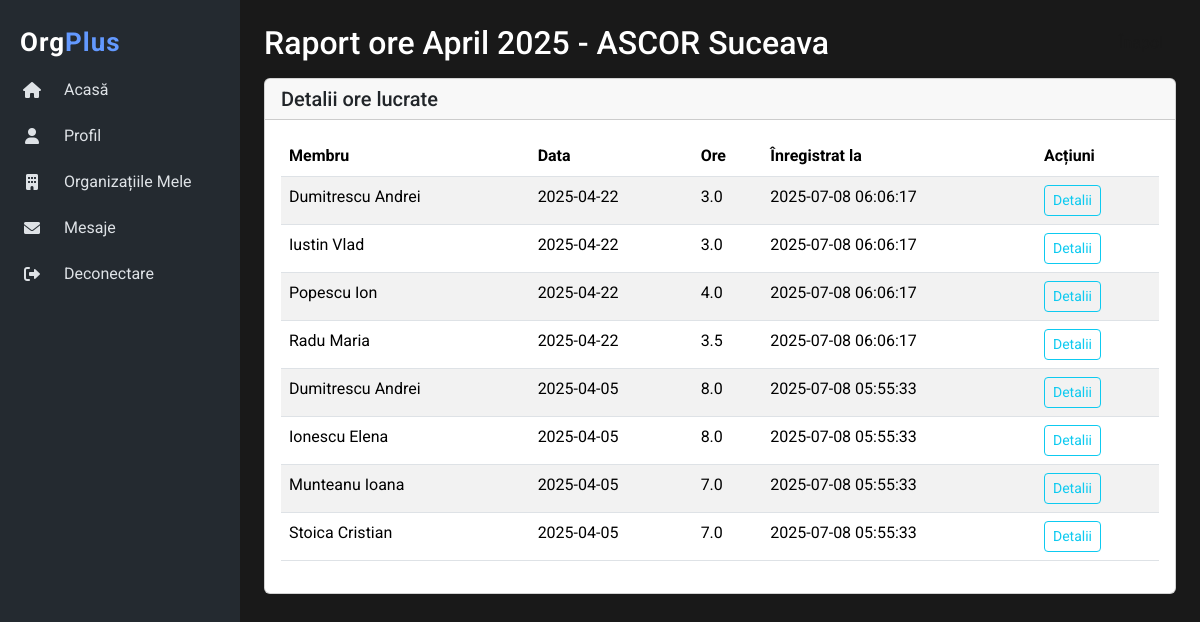
Screenshot of /monthly_hours_report.php?org_id=7&year=2025&month=4 (signed in) with the database file from the repository.
### tables this page shows
CREATE TABLE `organizations` (
  `id` int(11) NOT NULL,
  `name` varchar(255) NOT NULL,
  `description` varchar(255) NOT NULL,
  `email` varchar(255) NOT NULL,
  `phone` varchar(20) NOT NULL,
  `address` varchar(255) NOT NULL,
  `website` varchar(255) NOT NULL,
  `owner_id` int(11) NOT NULL,
  `created_at` timestamp NOT NULL DEFAULT current_timestamp(),
  `updated_at` timestamp NOT NULL DEFAULT current_timestamp() ON UPDATE current_timestamp(),
  `status` enum('active','inactive','','') NOT NULL DEFAULT 'active'
);

CREATE TABLE `worked_hours` (
  `id` int(11) NOT NULL,
  `user_id` int(11) NOT NULL,
  `org_id` int(11) NOT NULL,
  `hours` decimal(5,2) NOT NULL,
  `work_date` date NOT NULL,
  `description` varchar(255) DEFAULT NULL,
  `recorded_at` timestamp NOT NULL DEFAULT current_timestamp(),
  `recorded_by` int(11) NOT NULL
);

CREATE TABLE `users` (
  `id` int(11) NOT NULL,
  `email` varchar(255) NOT NULL,
  `password` varchar(255) NOT NULL,
  `hash_salt` varchar(64) DEFAULT NULL,
  `name` varchar(255) NOT NULL,
  `prenume` varchar(255) NOT NULL,
  `created_at` timestamp NOT NULL DEFAULT current_timestamp(),
  `updated_at` timestamp NOT NULL DEFAULT current_timestamp() ON UPDATE current_timestamp(),
  `last_login` timestamp NULL DEFAULT NULL
);

### src/config.php (called while the page is built, shortened)
<?php
require_once __DIR__ . '/Model/Organization.php';
require_once __DIR__ . '/Repository/OrganizationRepository.php';
require_once __DIR__ . '/Repository/WorkedHoursRepository.php';
require_once __DIR__ . '/Service/WorkedHoursService.php';
require_once __DIR__ . '/../utils/app_helpers.php';
try {
    $pdo = Database::getConnection();
} catch (PDOException $e) {
    die('Eroare la conectarea la baza de date: ' . $e->getMessage());
}
$container = [];
$container['UserRepository'] = new UserRepository($pdo);
$container['OrganizationRepository'] = new OrganizationRepository($pdo);
$container['RoleRepository'] = new RoleRepository($pdo);
$container['RequestRepository'] = new RequestRepository($pdo);
$container['EventRepository'] = new EventRepository($pdo);
$container['EventRoleRepository'] = new EventRoleRepository($pdo);
$container['WorkedHoursRepository'] = new WorkedHoursRepository($pdo);
$container['AuthService'] = new AuthService($container['UserRepository']);
$container['UserService'] = new UserService($container['UserRepository']);
$container['OrganizationService'] = new OrganizationService(
    $container['OrganizationRepository'],
    $container['UserRepository'],
    $container['RoleRepository'],
    $container['RequestRepository']
);
$container['RequestService'] = new RequestService(
    $container['RequestRepository'],
    $container['UserRepository'],
    $container['OrganizationRepository'],
    $container['RoleRepository']
);
$container['EventService'] = new EventService(
    $container['EventRepository'],
    $container['EventRoleRepository'],
    $container['UserRepository'],
    $container['RoleRepository'],
    $container['RequestRepository'],
    $container['OrganizationService']
);
$container['WorkedHoursService'] = new WorkedHoursService(
    $container['WorkedHoursRepository'],
    $container['OrganizationRepository'],
    $container['RoleRepository']
);

### utils/app_helpers.php (called while the page is built, shortened)
<?php
function getService(string $serviceName)
{
    global $container;
    return $container[$serviceName];
}

### src/Repository/OrganizationRepository.php (called while the page is built, shortened)
<?php
class OrganizationRepository
{
    private PDO $pdo;
    public function __construct(PDO $pdo)
    {
        $this->pdo = $pdo;
    }
    public function findById(int $id): ?Organization
    {
        $sql = 'SELECT id, name, description, owner_id, created_at, website FROM organizations WHERE id = :id';
        $stmt = $this->pdo->prepare($sql);
        $stmt->bindValue(':id', $id, PDO::PARAM_INT);
        $stmt->execute();
        $data = $stmt->fetch(PDO::FETCH_ASSOC);
        if ($data) {
            return new Organization(
                (int) $data['id'],
                $data['name'],
                $data['description'],
                $data['website'],
                $data['created_at'],
                (int) $data['owner_id']
            );
        }
        return null;
    }
}

### src/Model/Organization.php (called while the page is built, shortened)
<?php
class Organization
{
    public function __construct(
        int $id,
        string $name,
        string $description,
        ?string $website,
        ?string $createdAt = null,
        int $ownerId = 0
    ) {
        $this->name = $name;
    }
}

### src/Repository/WorkedHoursRepository.php (called while the page is built, shortened)
<?php
class WorkedHoursRepository
{
    private PDO $pdo;
    public function __construct(PDO $pdo)
    {
        $this->pdo = $pdo;
    }
    public function getPdo(): PDO
    {
        return $this->pdo;
    }
}

### public/monthly_hours_report.php (the view, shortened to what this page needs)
<?php
require_once __DIR__ . '/../src/config.php';
$org_id = isset($_GET['org_id']) ? intval($_GET['org_id']) : ensure_existing_org();
$year = isset($_GET['year']) ? intval($_GET['year']) : date('Y');
$month = isset($_GET['month']) ? intval($_GET['month']) : date('m');
$organizationRepository = getService('OrganizationRepository');
$organization = $organizationRepository->findById($org_id);
$org_name = $organization ? $organization->name : 'Organizație necunoscută';
$workedHoursRepository = getService('WorkedHoursRepository');
$sql = "SELECT
            u.id AS user_id,
            u.name,
            u.prenume,
            wh.hours,
            wh.work_date,
            wh.description,
            wh.recorded_at
        FROM worked_hours wh
        JOIN users u ON wh.user_id = u.id
        WHERE wh.org_id = :org_id AND YEAR(wh.work_date) = :year AND MONTH(wh.work_date) = :month
        ORDER BY wh.work_date DESC, u.name, u.prenume";
$stmt = $workedHoursRepository->getPdo()->prepare($sql);
$stmt->execute([
    'org_id' => $org_id,
    'year' => $year,
    'month' => $month,
]);
$report = $stmt->fetchAll(PDO::FETCH_ASSOC);
$month_name = date('F Y', mktime(0, 0, 0, $month, 1, $year));
?>
<!DOCTYPE html>
<html lang="ro">
<head>
</head>
<body>
<div class="d-flex">
    <?php
    include_once __DIR__ . '/../includes/sidebar.php';
    ?>
    <div class="my-content p-4">
        <div class="d-flex justify-content-between align-items-center mb-3">
            <h2 class="mb-0">Raport ore <?php echo htmlspecialchars($month_name); ?> - <?php echo htmlspecialchars(
     $org_name
 ); ?></h2>
            <a href="worked_hours_report.php?org_id=<?php echo $org_id; ?>" class="btn btn-secondary">Înapoi</a>
        </div>
        <div class="card">
            <div class="card-header">
                <h5 class="mb-0">Detalii ore lucrate</h5>
            </div>
            <div class="card-body">
                <table class="table table-striped">
                    <thead>
                        <tr>
                            <th>Membru</th>
                            <th>Data</th>
                            <th>Ore</th>
                            <th>Înregistrat la</th>
                            <th>Acțiuni</th>
                        </tr>
                    </thead>
                    <tbody>
                        <?php foreach ($report as $row): ?>
        <tr>
            <td>
                <span class="member-name"><?php echo htmlspecialchars($row['name'] . ' ' . $row['prenume']); ?></span>
            </td>
            <td><?php echo htmlspecialchars($row['work_date']); ?></td>
            <td><?php echo number_format($row['hours'], 1); ?></td>
            <td><?php echo htmlspecialchars($row['recorded_at'] ?? '-'); ?></td>
            <td>
                <a href="member_hours.php?user_id=<?php echo $row[
                    'user_id'
                ]; ?>&org_id=<?php echo $org_id; ?>&year=<?php echo $year; ?>&month=<?php echo $month; ?>"
                   class="btn btn-sm btn-outline-info">Detalii</a>
            </td>
        </tr>
    <?php endforeach; ?>
                    </tbody>
                </table>
            </div>
        </div>
    </div>
</div>
</body>
</html>

### public/styles/style.css (style rules this page uses)
body, html { background: #191919; font-family: 'Roboto', sans-serif; height: 100%; margin: 0; padding:0; }
body > .d-flex { min-height: 100vh; }
:root { --bs-primary: #2962b5; --bs-blue: #1C437D; --bs-btn-bg: #2962b5; --surface1: #191919; --surface2: #242a30; --surface3: #3b444c; --radius: 8px; --text-color: #dee2e6; }
.btn-secondary { color: #191919; border: 1px solid #191919; background-color: transparent; }
.mb-3 { margin-bottom: 16px; }
h2, h3, h4, h6 { color: white; }
.my-content { width: 100%; margin: 1.5rem; padding: 0 !important; }

### rows the page displays
organizations: name "ASCOR Suceava"
worked_hours: user.prenume "Dumitrescu Andrei", work_date "2025-04-22", hours "3.0", recorded_at "2025-07-08 06:06:17"
worked_hours: user.prenume "Iustin Vlad", work_date "2025-04-22", hours "3.0", recorded_at "2025-07-08 06:06:17"
worked_hours: user.prenume "Popescu Ion", work_date "2025-04-22", hours "4.0", recorded_at "2025-07-08 06:06:17"
worked_hours: user.prenume "Radu Maria", work_date "2025-04-22", hours "3.5", recorded_at "2025-07-08 06:06:17"
worked_hours: user.prenume "Dumitrescu Andrei", work_date "2025-04-05", hours "8.0", recorded_at "2025-07-08 05:55:33"
worked_hours: user.prenume "Ionescu Elena", work_date "2025-04-05", hours "8.0", recorded_at "2025-07-08 05:55:33"
worked_hours: user.prenume "Munteanu Ioana", work_date "2025-04-05", hours "7.0", recorded_at "2025-07-08 05:55:33"
worked_hours: user.prenume "Stoica Cristian", work_date "2025-04-05", hours "7.0", recorded_at "2025-07-08 05:55:33"

### other values shown
$month_name "April 2025"
